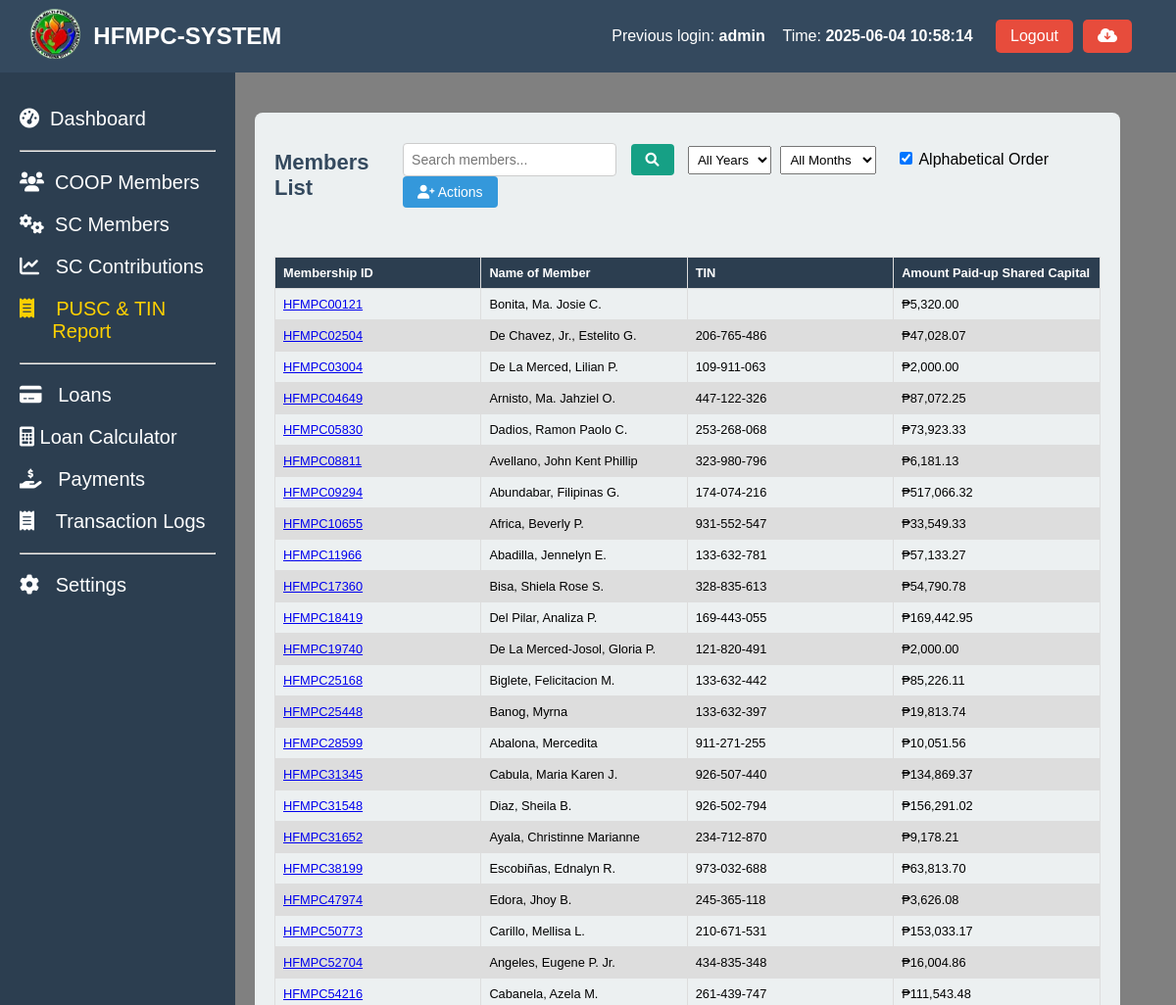
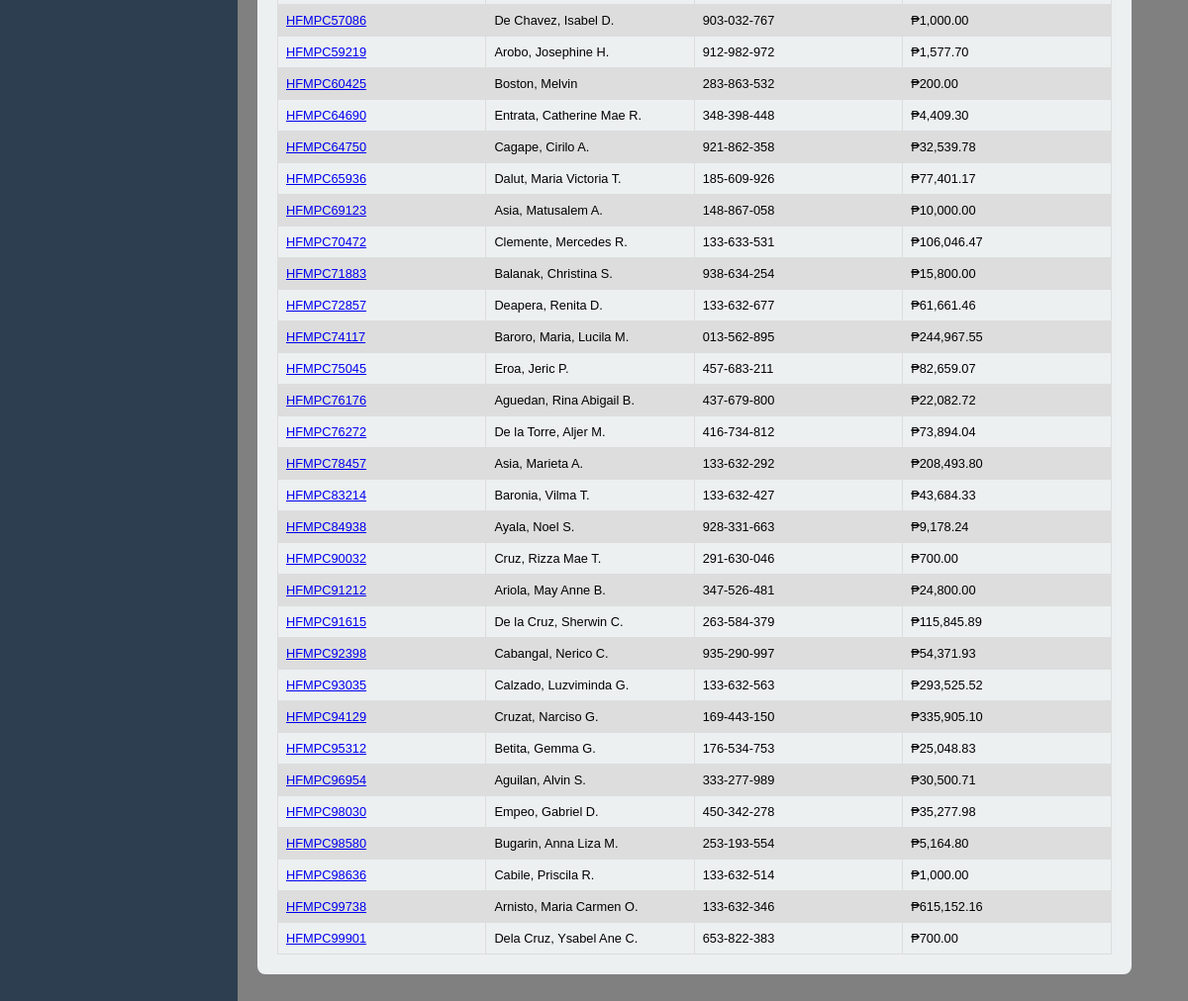
The app's page /coop_members_pusc_tin.php (signed in), older data (2 pictures, top to bottom).
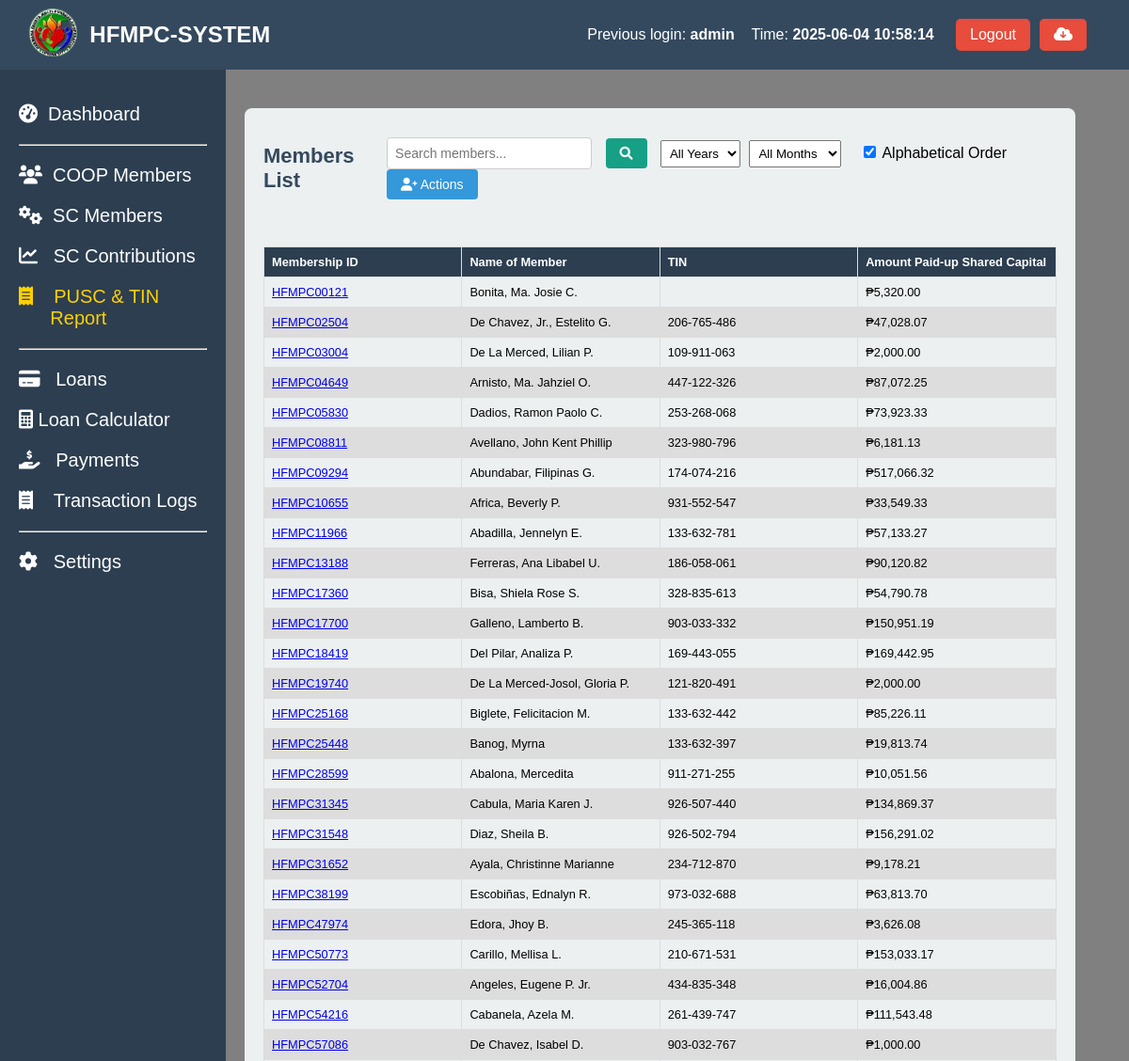
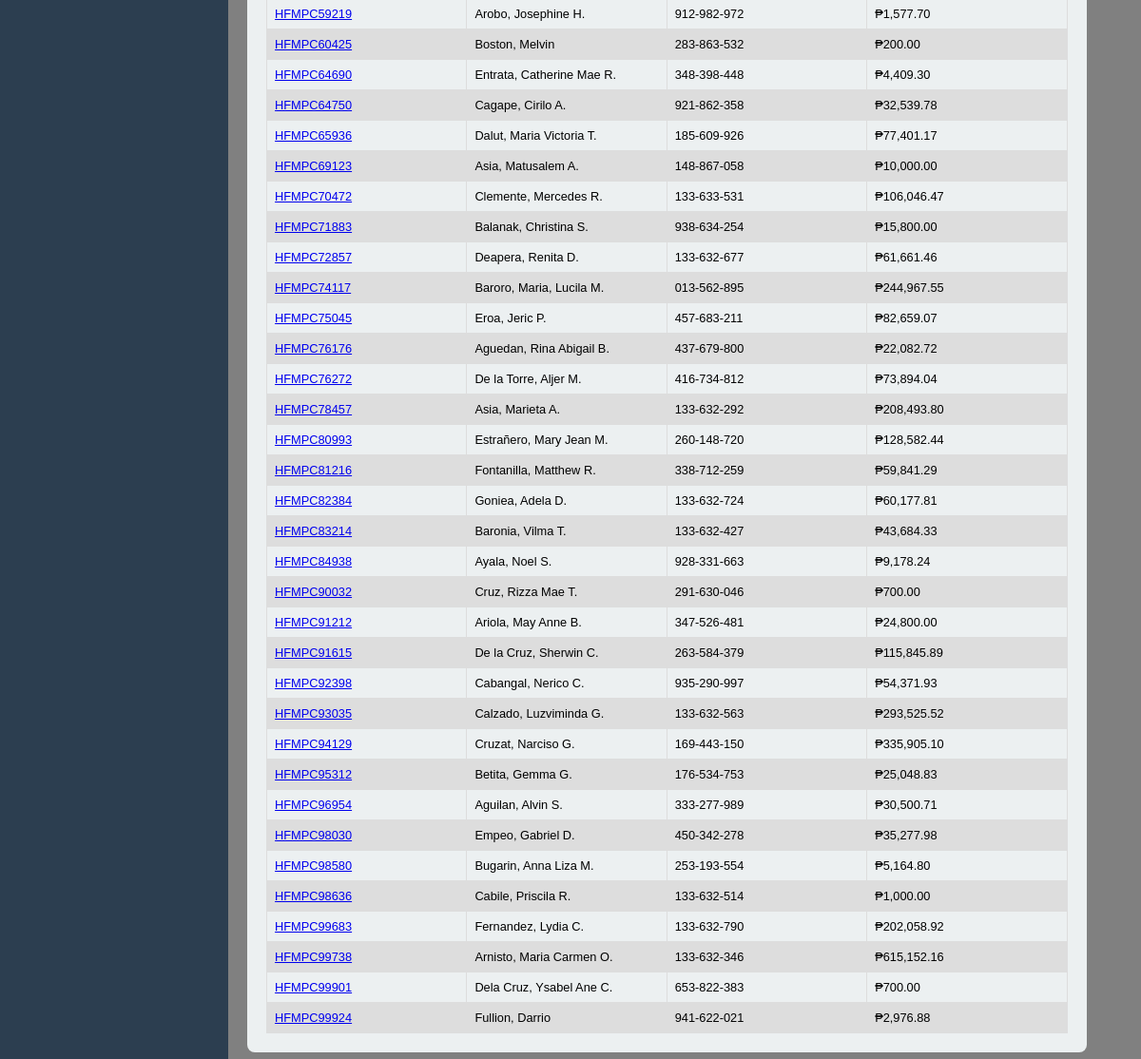
The same page, newer data (2 pictures, top to bottom).
### tables this page shows
CREATE TABLE `coop_members` (
  `coop_id` int(50) NOT NULL AUTO_INCREMENT,
  `membership_id` varchar(50) NOT NULL,
  `name_of_member` varchar(255) NOT NULL,
  `contact_number` varchar(20) NOT NULL,
  `tin` varchar(15) NOT NULL,
  `date_accepted` date NOT NULL,
  `bod_resolution` varchar(50) NOT NULL,
  `type_of_membership` varchar(50) NOT NULL,
  `shares_subscribed` decimal(10,2) NOT NULL,
  `amount_subscribed` decimal(10,2) NOT NULL,
  `initial_paid_up` decimal(10,2) NOT NULL,
  `address` text NOT NULL,
  `date_of_birth` date NOT NULL,
  `age` int(11) NOT NULL,
  `gender` varchar(20) DEFAULT NULL,
  `civil_status` varchar(50) DEFAULT NULL,
  `occupation` varchar(100) NOT NULL,
  `number_of_dependents` int(11) NOT NULL,
  `religious` varchar(100) NOT NULL,
  `annual_income` decimal(10,2) NOT NULL,
  `date_terminated` date DEFAULT NULL,
  `educational_attainment` varchar(50) DEFAULT NULL,
  `status` int(5) NOT NULL,
  `remarks` varchar(10) NOT NULL,
  `created_at` timestamp NOT NULL DEFAULT current_timestamp(),
  PRIMARY KEY (`coop_id`)
);

### coop_members_pusc_tin.php (the view, shortened to what this page needs)
<?php
include 'header.php';
include 'sidebar.php';
?>
<link rel="stylesheet" href="assets/coop_members_shared_capitals.css">
<link rel="stylesheet" href="assets/message.css">
<main class="content-member">
  <section class="stats-member">
    <div class="card-member">
      <div class="card-header-member">
        <h2>Members List</h2>
        <div class="actions">
           <input type="text" id="search-bar" placeholder="Search members..." oninput="searchTable()">
            <button class="search-btn" onclick="searchTable()">
                <i class="fas fa-search"></i>
            </button>
            <div class="filter-controls" style="display: inline-block; margin: 0 10px;">
              <select id="filter-year" style="padding: 5px; margin-right: 5px;">
                <option value="">All Years</option>
              </select>
              <select id="filter-month" style="padding: 5px; margin-right: 5px;">
                <option value="">All Months</option>
              </select>
              <label style="margin-left: 10px;">
                <input type="checkbox" id="alphabetical-sort" checked> Alphabetical Order
              </label>
            </div>
            <div class="dropdown">
              <button class="add-btn" onclick="toggleDropdown()">
                  <i class="fas fa-user-plus"></i> Actions
              </button>
            </div>
        </div>
      </div>
      <div style="overflow-x:auto;">
        <table id="member-table">
          <thead>
            <tr>
              <th>Membership ID</th>
              <th>Name of Member</th>
              <th>TIN</th>
              <th>Amount Paid-up Shared Capital</th>
            </tr>
          </thead>
          <tbody>
            <?php
            $sql = "SELECT cm.coop_id, cm.membership_id, cm.name_of_member, cm.tin,
                           COALESCE(SUM(sca.amount), 0) AS total_contribution
                    FROM coop_members cm
                    LEFT JOIN shared_capital_amount sca ON cm.membership_id = sca.membership_id
                    WHERE cm.remarks IS NULL OR cm.remarks != 'Deleted'
                    GROUP BY cm.membership_id, cm.name_of_member, cm.tin, cm.coop_id";
            $result = $conn->query($sql);
            if ($result->num_rows > 0) {
                while ($row = $result->fetch_assoc()) {
                  echo "<tr>";
                  echo "<td><a href='coop_members_profile.php?id=" . htmlspecialchars($row['membership_id']) . "'>" . htmlspecialchars($row['membership_id']) . "</a></td>";
                  echo "<td>" . htmlspecialchars($row['name_of_member']) . "</td>";
                  echo "<td>" . htmlspecialchars($row['tin']) . "</td>";
                  echo "<td>₱" . number_format($row['total_contribution'], 2) . "</td>";
                  echo "</tr>";
                }
            } else {
                echo "<tr><td colspan='4'>No members found</td></tr>";
            }
            ?>
          </tbody>
        </table>
      </div>
    </div>
  </section>
</main>

### header.php (shortened to what this page needs)
<?php
include 'config/config.php';
$previous_user = null;
$sql_prev = "SELECT id, username, login_time FROM login_activity ORDER BY login_time DESC LIMIT 1 OFFSET 1";
$result_prev = $conn->query($sql_prev);
if ($result_prev->num_rows > 0) {
    $previous_user = $result_prev->fetch_assoc();
}
?>
<!DOCTYPE html>
<html lang="en">
<head>
  <link rel="stylesheet" href="https://cdnjs.cloudflare.com/ajax/libs/font-awesome/6.0.0-beta3/css/all.min.css">
  <link rel="stylesheet" href="assets/styles.css">
</head>
<body>
<header class="header">
  <div class="header-content">
    <div class="dashboard-left">
      <a href="index.php"><img src="logo.png" alt="Logo" class="dashboard-logo" width="20%"></a>
      <h1> HFMPC-SYSTEM</h1>
    </div>
    <div class="admin-info">
      <?php if ($previous_user): ?>
        <div class="previous-login-info" style="text-align: right; display: flex; justify-content: space-between;">
          <p>Previous login: <strong><?php echo htmlspecialchars($previous_user['username']); ?></strong></p> &nbsp&nbsp&nbsp&nbsp
          <p>Time: <strong><?php echo htmlspecialchars($previous_user['login_time']); ?></strong></p>&nbsp&nbsp&nbsp
        </div>
      <?php else: ?>
        <p class="previous-login-info">No previous login records found.</p>
      <?php endif; ?>
      <button class="logout-btn" onclick="confirmLogout();">Logout</button>
      <form method="post" action="backup.php" onsubmit="return confirmBackup();">
          <button class="logout-btn" type="submit" name="backup"><i class="fas fa-cloud-download-alt"></i></button>
      </form>
    </div>
  </div>
</header>
</body>
</html>

### sidebar.php (shortened to what this page needs)
<?php
$current_page = basename($_SERVER['PHP_SELF']);
function is_active($page) {
    global $current_page;
    return $current_page == $page ? 'active' : '';
}
?>
<aside class="sidebar">
  <ul>
    <li class="<?= is_active('index.php') ?>"><a href="index.php"><i class="fas fa-tachometer-alt"></i>&nbsp Dashboard</a></li>
    <hr>
    <li class="<?= is_active('coop_members.php') ?>"><a href="coop_members.php"><i class="fas fa-users"></i>&nbsp COOP Members</a></li>
    <li class="<?= is_active('coop_members_shared_capitals.php') ?>"><a href="coop_members_shared_capitals.php"><i class="fas fa-cogs"></i>&nbsp SC Members</a></li>
    <li class="<?= is_active('coop_members_shared_capitals_contribution.php') ?>"><a href="coop_members_shared_capitals_contribution.php"><i class="fas fa-chart-line"></i>&nbsp&nbsp SC Contributions</a></li>
    <li class="<?= is_active('coop_members_pusc_tin.php') ?>"><a href="coop_members_pusc_tin.php"><i class="fas fa-receipt"></i>&nbsp&nbsp&nbsp PUSC & TIN &nbsp&nbsp&nbsp&nbsp&nbsp&nbspReport</a></li>
    <hr>
    <li class="<?= is_active('coop_members_loan.php') ?>"><a href="coop_members_loan.php"><i class="fas fa-credit-card"></i>&nbsp&nbsp Loans</a></li>
    <li class="<?= is_active('loan_amortization.php') ?>"><a href="loan_amortization.php"><i class="fas fa-calculator"></i> Loan Calculator</a></li>
    <li class="<?= is_active('coop_members_payments.php') ?>"><a href="coop_members_payments.php"><i class="fas fa-hand-holding-usd"></i>&nbsp&nbsp Payments</a></li>
    <li class="<?= is_active('coop_members_transaction_logs.php') ?>"><a href="coop_members_transaction_logs.php"><i class="fas fa-receipt"></i>&nbsp&nbsp&nbsp Transaction Logs</a></li>
    <hr>
    <li class="<?= is_active('#') ?>"><a href="#"><i class="fas fa-cog"></i>&nbsp&nbsp Settings</a></li>
  </ul>
</aside>

### assets/styles.css (style rules this page uses)
body { font-family: Arial, sans-serif; margin: 0; height: 100vh; display: flex; flex-direction: column; }
header { background-color: #34495e; color: white; padding: 5px; width: 100%; display: flex; justify-content: space-between; align-items: center; position: fixed; z-index: 10; }
header h1 { font-size: 24px; }
.header-content { display: flex; justify-content: space-between; width: 100%; padding-right: 50px; padding-left: 20px; }
.admin-info { display: flex; align-items: center; gap: 10px; }
.logout-btn { background-color: #e74c3c; color: white; border: none; padding: 8px 15px; cursor: pointer; font-size: 16px; border-radius: 5px; }
.logout-btn { background-color: #e74c3c; color: white; border: none; padding: 8px 15px; cursor: pointer; }
.sidebar { margin-top: 10px; width: 200px; background-color: #2c3e50; color: white; padding: 20px; height: 100%; position: fixed; top: 60px; z-index: 5; }
.sidebar ul { list-style: none; padding: 0; }
.sidebar ul li { margin: 20px 0; }
.sidebar ul li a { color: white; text-decoration: none; font-size: 20px; display: block; transition: 0.5s; }
.dashboard-left { display: flex; align-items: center; gap: 10px; }
.dashboard-logo { height: 60px; width: auto; object-fit: contain; }

### assets/coop_members_shared_capitals.css (style rules this page uses)
.content-member { background-color: gray; margin-left: 150px; padding: 100px; margin-top: 5px; flex-grow: 1; height: 100vh; overflow-y: auto; position: relative; }
.stats-member { display: flex; justify-content: space-between; margin-top: 10px; width: 105%; }
.card-member { background-color: #ecf0f1; border-radius: 8px; padding: 20px; width: 100%; margin-left: 10px; position:relative; }
.card-member h2 { font-size: 22px; color: #34495e; }
table { font-family: arial, sans-serif; border-collapse: collapse; width: 100%; table-layout: fixed; font-size: 80%; }
th { background-color: #2c3e50; color: white; }
td, th { border: 1px solid #dddddd; text-align: left; padding: 8px; word-wrap: break-word; white-space: normal; max-width: 150px; overflow: hidden; text-overflow: ellipsis; }
tr:nth-child(even) { background-color: #dddddd; }
.card-header-member { display: flex; justify-content: space-between; align-items: center; margin-bottom: 20px; }
.add-btn { padding: 8px 15px; font-size: 14px; color: white; background-color: #3498db; border: none; border-radius: 4px; cursor: pointer; }
form { display: flex; flex-direction: column; }
#search-bar { padding: 8px; font-size: 14px; width: 200px; border: 1px solid #ccc; border-radius: 4px; }
.search-btn { padding: 8px 15px; font-size: 14px; color: white; background-color: #16a085; border: none; border-radius: 4px; cursor: pointer; margin-left: 10px; }
.dropdown { position: relative; display: inline-block; }

### sidebar.php (style rules this page uses)
.sidebar .active a { color:rgb(255, 208, 0); }

Row changes from the older to the newer data that the page shows:
added coop_members: membership "HFMPC13188", name_of_member "Ferreras, Ana Libabel U.", tin "186-058-061", total_contribution "90,120.82"
added coop_members: membership "HFMPC17700", name_of_member "Galleno, Lamberto B.", tin "903-033-332", total_contribution "150,951.19"
added coop_members: membership "HFMPC80993", name_of_member "Estrañero, Mary Jean M.", tin "260-148-720", total_contribution "128,582.44"
added coop_members: membership "HFMPC81216", name_of_member "Fontanilla, Matthew R.", tin "338-712-259", total_contribution "59,841.29"
added coop_members: membership "HFMPC82384", name_of_member "Goniea, Adela D.", tin "133-632-724", total_contribution "60,177.81"
added coop_members: membership "HFMPC99683", name_of_member "Fernandez, Lydia C.", tin "133-632-790", total_contribution "202,058.92"
added coop_members: membership "HFMPC99924", name_of_member "Fullion, Darrio", tin "941-622-021", total_contribution "2,976.88"
